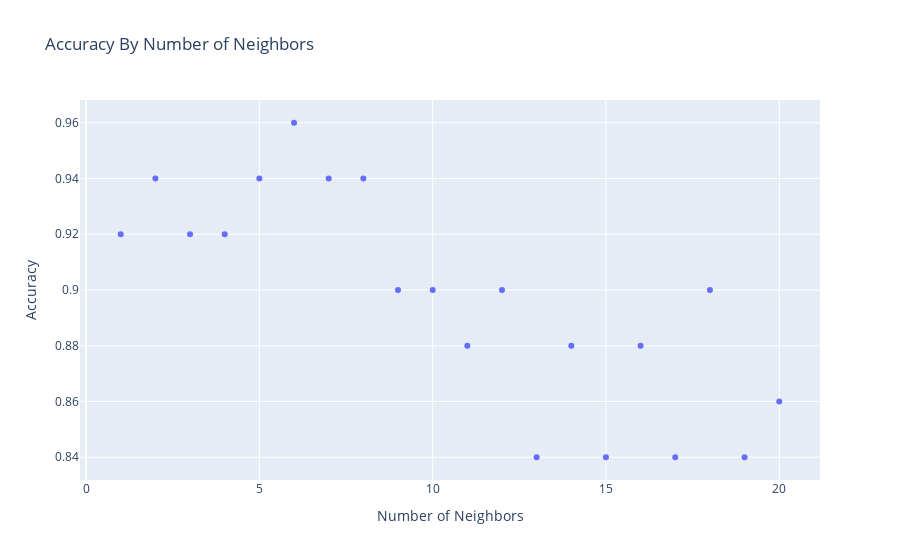

Source (notebook cell):
### Code cell
fig = px.scatter(df_n_acc,
                 x='n_neighbors',
                 y='accuracy',
                 title="Accuracy By Number of Neighbors")
fig.update_layout(xaxis_title="Number of Neighbors",
                  yaxis_title="Accuracy")
fig.show()

### Figure 1 — Plotly figure (JSON) as saved in the notebook; plotly's stock layout.template omitted (floating-point values rounded to 4 significant figures)
{"data": [{"hovertemplate": "n_neighbors=%{x}<br>accuracy=%{y}<extra></extra>", "legendgroup": "", "marker": {"color": "#636efa", "symbol": "circle"}, "mode": "markers", "name": "", "orientation": "v", "showlegend": false, "type": "scatter", "x": [1, 2, 3, 4, 5, 6, 7, 8, 9, 10, 11, 12, 13, 14, 15, 16, 17, 18, 19, 20], "xaxis": "x", "y": [0.92, 0.94, 0.92, 0.92, 0.94, 0.96, 0.94, 0.94, 0.9, 0.9, 0.88, 0.9, 0.84, 0.88, 0.84, 0.88, 0.84, 0.9, 0.84, 0.86], "yaxis": "y"}], "layout": {"legend": {"tracegroupgap": 0}, "title": {"text": "Accuracy By Number of Neighbors"}, "xaxis": {"anchor": "y", "domain": [0, 1], "title": {"text": "Number of Neighbors"}}, "yaxis": {"anchor": "x", "domain": [0, 1], "title": {"text": "Accuracy"}}}}
